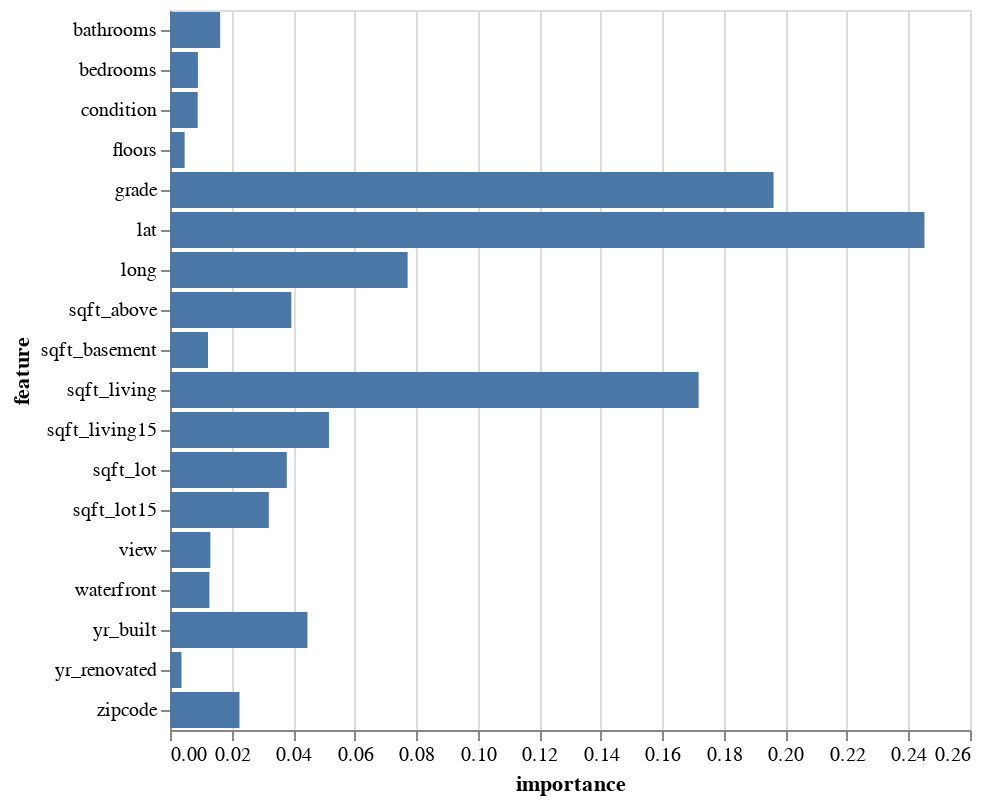

Here is the notebook cell this chart was saved with:
### Code cell
alt.Chart(df_feat).mark_bar().encode(
    x="importance",
    y="feature"
)

### Figure 1 — Vega-Lite specification as saved in the notebook (floating-point values rounded to 4 significant figures)
{"config": {"view": {"continuousWidth": 400, "continuousHeight": 300}}, "data": {"name": "data-76969f7728fc60dc1b8fcecfb4505e8d"}, "mark": "bar", "encoding": {"x": {"type": "quantitative", "field": "importance"}, "y": {"type": "nominal", "field": "feature"}}, "$schema": "https://vega.github.io/schema/vega-lite/v4.8.1.json", "datasets": {"data-76969f7728fc60dc1b8fcecfb4505e8d": [{"importance": 0.00908, "feature": "bedrooms"}, {"importance": 0.01631, "feature": "bathrooms"}, {"importance": 0.1718, "feature": "sqft_living"}, {"importance": 0.03796, "feature": "sqft_lot"}, {"importance": 0.00476, "feature": "floors"}, {"importance": 0.01281, "feature": "waterfront"}, {"importance": 0.01312, "feature": "view"}, {"importance": 0.009002, "feature": "condition"}, {"importance": 0.1962, "feature": "grade"}, {"importance": 0.03944, "feature": "sqft_above"}, {"importance": 0.01236, "feature": "sqft_basement"}, {"importance": 0.04467, "feature": "yr_built"}, {"importance": 0.003734, "feature": "yr_renovated"}, {"importance": 0.02258, "feature": "zipcode"}, {"importance": 0.2452, "feature": "lat"}, {"importance": 0.07723, "feature": "long"}, {"importance": 0.05166, "feature": "sqft_living15"}, {"importance": 0.03213, "feature": "sqft_lot15"}]}}
